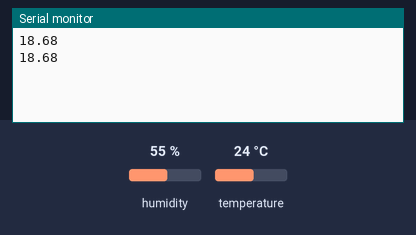
The sketch below on a simulated Arduino Uno, built with avr-gcc and run on an emulated ATmega328P. Parts: the last lines printed to the serial monitor. Inputs (shaded band) come from the test bench; at power-on: humidity 55 %, temperature 24 °C.

Above: at 4.8 s.
4.9 s: humidity set to 22 %
At 7.5 s:
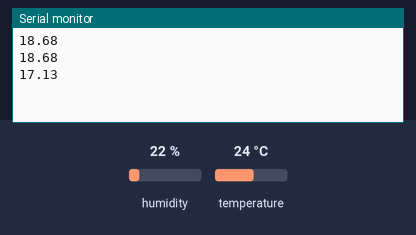
7.9 s: temperature set to 12 °C
At 8.8 s:
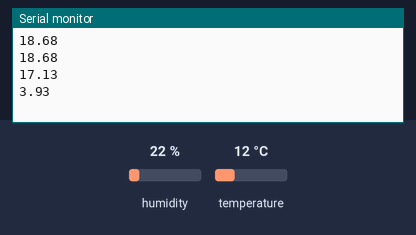
10.9 s: humidity set to 40 %
At 13.6 s:
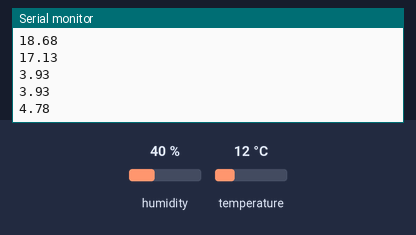
Timing chart, 0 to 15.1 s (numbered marks = the images above; inputs shaded):
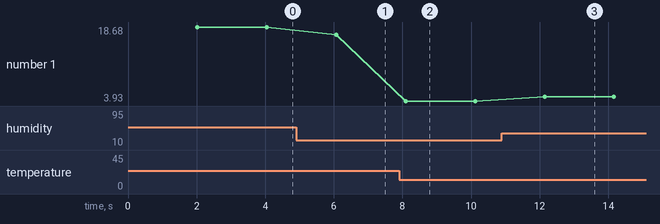

Measured:
- after the input at 4.9 s, the serial monitor: prints a new line after 1.2 s (image 1)
- after the input at 7.9 s, the serial monitor: prints a new line after 0.20 s (image 2)
- after the input at 10.9 s, the serial monitor: prints a new line after 1.2 s (image 3)
- plotted number 1: 18.68 → 17.13 after the input at 4.9 s, 17.13 → 3.93 after the input at 7.9 s, 3.93 → 4.78 after the input at 10.9 s

The sketch:

dht11.ino
```cpp
#include <DHT_U.h>
#include <DHT.h>

#define DHTPIN 4 // DHT11's output pin
#define DHTTYPE DHT11 // DHT type set to DHT11

#define CELSIUS false
#define FAHRENHEIT true

DHT sensor(DHTPIN,DHTTYPE); // Create a handle for DHT

void setup()
{
    Serial.begin(9600);
    sensor.begin();
}

void loop()
{
	delay(2000);

    double humidity = sensor.readHumidity();
    float temperature = sensor.readTemperature(CELSIUS);

    if (isnan(humidity) || isnan(temperature) || (humidity > 100)) // communication okay?
    {
    Serial.println(F("Failed to read from DHT sensor"));
    return;
    }

    Serial.println(sensor.computeHeatIndex(temperature,humidity));


}
```
